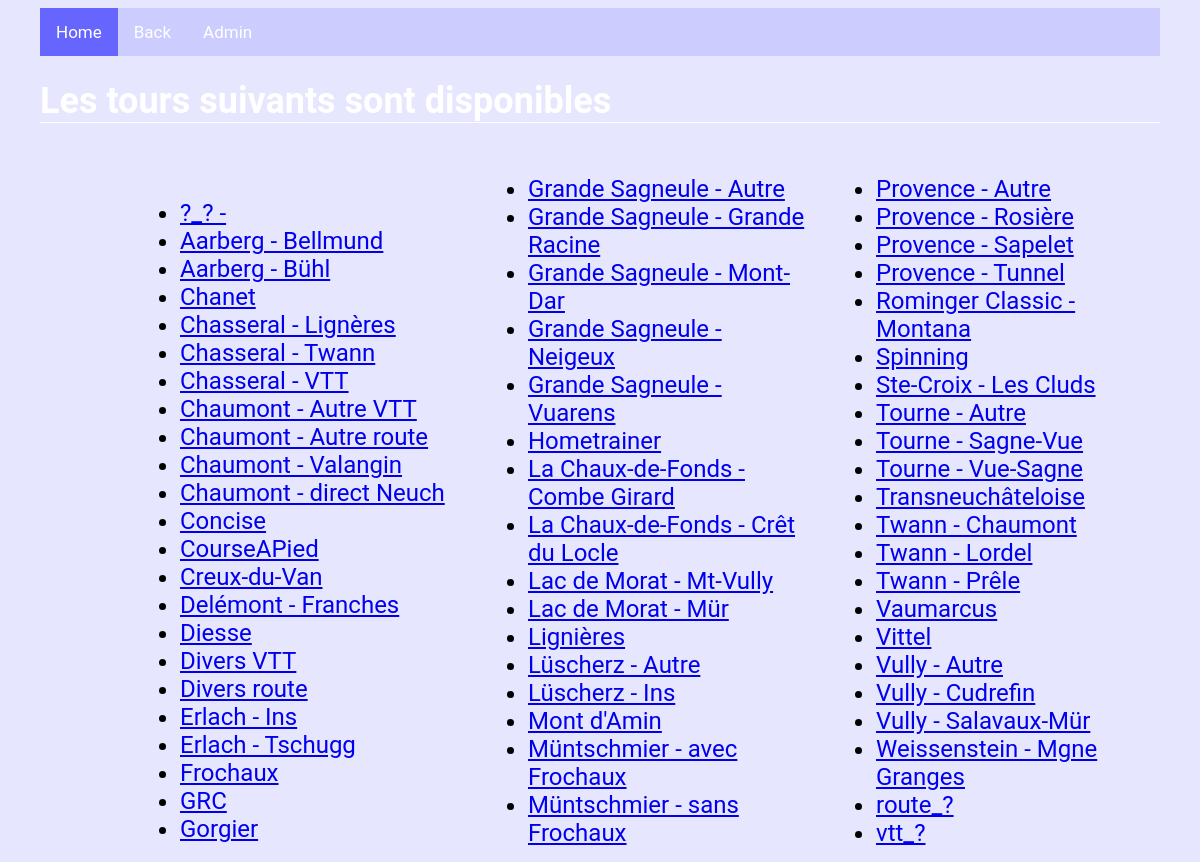
/biketours/tours/, run on an earlier commit of the app's database.
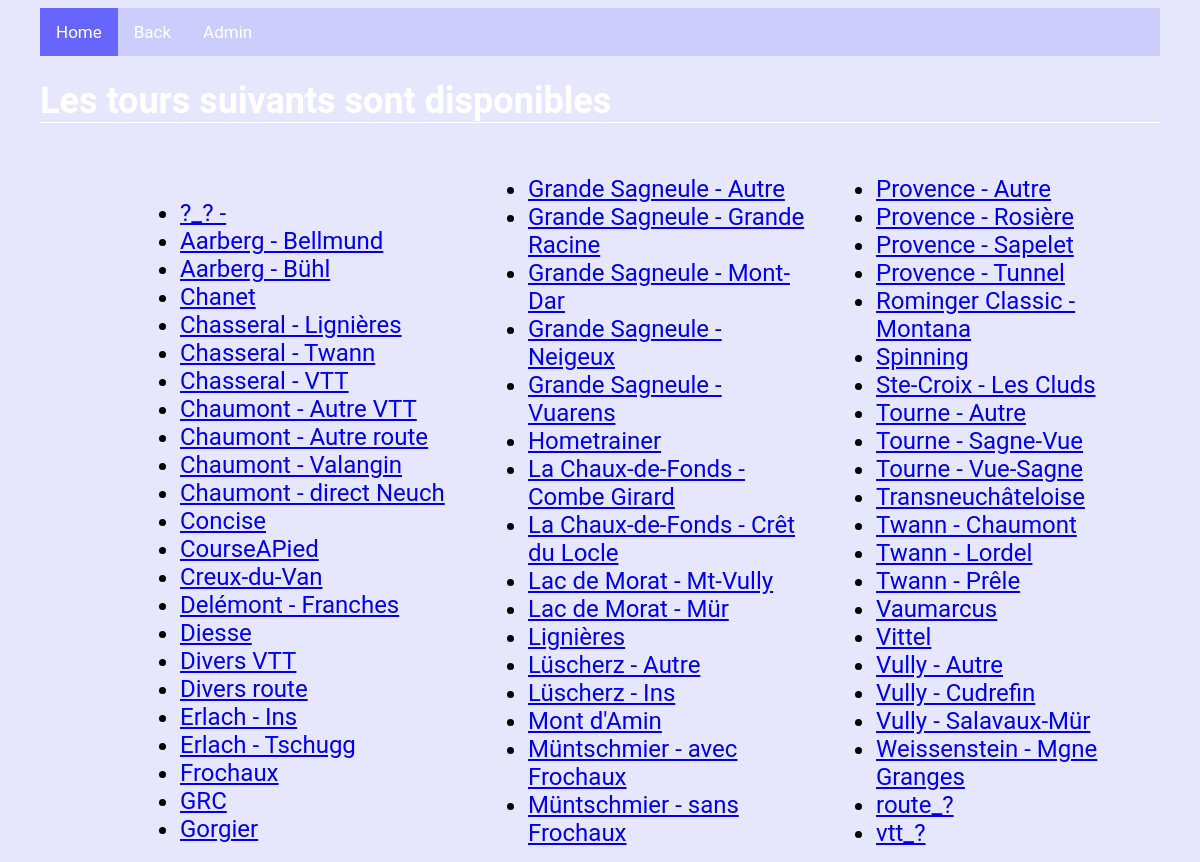
And on a later commit of the database.
### biketours/models.py (models this page shows, shortened)
class BikeTour(models.Model):
    Parcours = models.CharField(max_length=250, default=None)
    Variante = models.CharField(max_length=250, default=None, blank=True, null=True)
    But = models.ForeignKey(But, on_delete=models.CASCADE)
    Type = models.ForeignKey(Type, on_delete=models.CASCADE)
    Descriptif = models.CharField(max_length=1000, default=None, blank=True, null=True)
    Descr_part_1 = models.CharField(max_length=250, default=None, blank=True, null=True)
    Dist_part_1 = models.FloatField(default=None, blank=True, null=True)
    Deniv_part_1 = models.FloatField(default=None, blank=True, null=True)
    Descr_part_2 = models.CharField(max_length=250, default=None, blank=True, null=True)
    Dist_part_2 = models.FloatField(default=None, blank=True, null=True)
    Deniv_part_2 = models.FloatField(default=None, blank=True, null=True)
    Descr_part_3 = models.CharField(max_length=250, default=None, blank=True, null=True)
    Dist_part_3 = models.FloatField(default=None, blank=True, null=True)
    Deniv_part_3 = models.FloatField(default=None, blank=True, null=True)
    Descr_part_4 = models.CharField(max_length=250, default=None, blank=True, null=True)
    Dist_part_4 = models.FloatField(default=None, blank=True, null=True)
    Deniv_part_4 = models.FloatField(default=None, blank=True, null=True)
    Descr_part_5 = models.CharField(max_length=250, default=None, blank=True, null=True)
    Dist_part_5 = models.FloatField(default=None, blank=True, null=True)
    Deniv_part_5 = models.FloatField(default=None, blank=True, null=True)
    Descr_part_6 = models.CharField(max_length=250, default=None, blank=True, null=True)
    Dist_part_6 = models.FloatField(default=None, blank=True, null=True)
    Deniv_part_6 = models.FloatField(default=None, blank=True, null=True)
    Descr_part_7 = models.CharField(max_length=250, default=None, blank=True, null=True)
    Dist_part_7 = models.FloatField(default=None, blank=True, null=True)
    Deniv_part_7 = models.FloatField(default=None, blank=True, null=True)
    Descr_part_8 = models.CharField(max_length=250, default=None, blank=True, null=True)
    Dist_part_8 = models.FloatField(default=None, blank=True, null=True)
    Deniv_part_8 = models.FloatField(default=None, blank=True, null=True)
    Descr_part_9 = models.CharField(max_length=250, default=None, blank=True, null=True)
    Dist_part_9 = models.FloatField(default=None, blank=True, null=True)
    Deniv_part_9 = models.FloatField(default=None, blank=True, null=True)
    Descr_part_10 = models.CharField(max_length=250, default=None, blank=True, null=True)
    Dist_part_10 = models.FloatField(default=None, blank=True, null=True)
    Deniv_part_10 = models.FloatField(default=None, blank=True, null=True)
    def __str__(self):
        if self.Variante is None:
            return(self.Parcours)
        else :
            return(self.Parcours + " - " + self.Variante)

### biketours/views.py (the view)
def index_tours(request):
    all_tours = BikeTour.objects.all().order_by("Parcours", "Variante")
    context = {"all_tours":all_tours}
    return render(request, "biketours/tours.html" ,context)

### biketours/templates/biketours/tours.html (shortened to what this page needs)
{% extends 'biketours/base.html' %}
{% block content %}
<h1> Les tours suivants sont disponibles </h1>
{% if all_tours %}
	<div class="index_l">
	<ul>
		{% for n in all_tours %}
		<li><a href="./{{n.pk}}/">{{n}} </a></li>
		{% endfor %}
	</ul>
	</div>
{% else %}
	<h1> C'est vide ? .... </h1>
{% endif %}
{% endblock %}

What changed in the data, as far as the page shows it:
changed BikeTour: Variante+Parcours "Chasseral - Lignères" → "Chasseral - Lignières"
